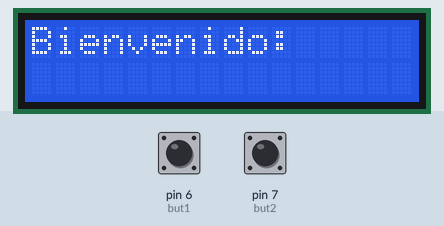
The program below on a simulated Arduino Uno, built with avr-gcc and run on an emulated ATmega328P. Shown: 16×2 character LCD. The inputs (shaded band) are chosen by the test bench; at power-on: pin 6 (but1) HIGH, pin 7 (but2) HIGH.

Above: at 1.2 s.
1.3 s: pin 6 (but1) pulled LOW for 0.15 s
At 1.7 s:
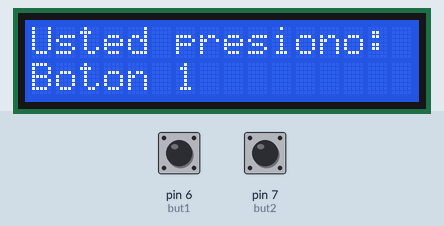
3.3 s: pin 7 (but2) pulled LOW for 1 s
At 3.7 s:
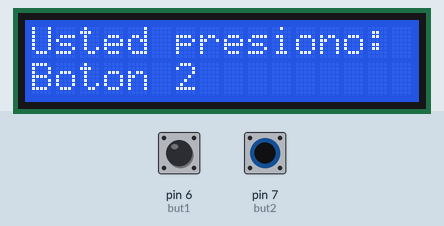
5.8 s: pin 7 (but2) pulled LOW for 3.2 s
10.5 s: pin 6 (but1) pulled LOW for 3.2 s
At 10.9 s:
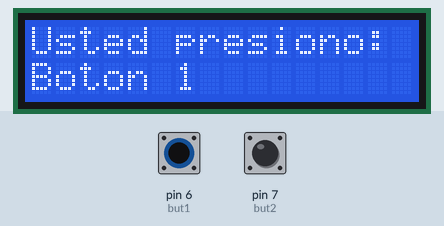
Timing chart, 0 to 13.5 s (numbered marks = the images above; inputs shaded):
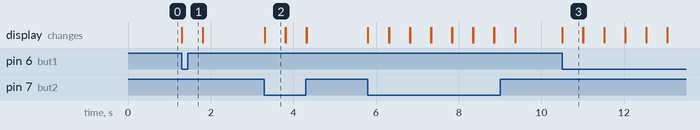

Measured:
- after the input at 1.3 s, the display: changes at once (image 1)
- after the input at 3.3 s, the display: changes at once (image 2)
- after the input at 10.5 s, the display: changes at once (image 3)
- what the display in image 2 shows lasts 0.5 s, from 3.3 s to 3.8 s

The program:

main.cpp
```cpp
#include <Arduino.h>
#include <LiquidCrystal.h>

const int rs = 12, en = 11, d4 = 5, d5 = 4, d6 = 3, d7 = 2, but1=6, but2=7;
LiquidCrystal lcd(rs, en, d4, d5, d6, d7);

void setup()
{
	lcd.begin(16, 2);
  pinMode(but1,INPUT_PULLUP); //boton 1
  pinMode(but2,INPUT_PULLUP); //boton 2
}

void mensaje(const String mensaje){
    lcd.clear(); // limpia lcd
    lcd.setCursor(0, 0); // fija linea uno
    lcd.print("Usted presiono:");
    lcd.setCursor(0, 1); // fija linea dos
    lcd.print(mensaje);
    delay(500); // espera medio segundo
    lcd.clear(); // limpiar lcd
}

void loop()
{
    //mensaje por defecto
    lcd.setCursor(0, 0);
    lcd.write("Bienvenido:");

    if(!digitalRead(but1)){ //boton1 es presionado
       mensaje("Boton 1");
    } else if(!digitalRead(but2)){ //boton2 es presionado
        mensaje("Boton 2");
    }
}
```
